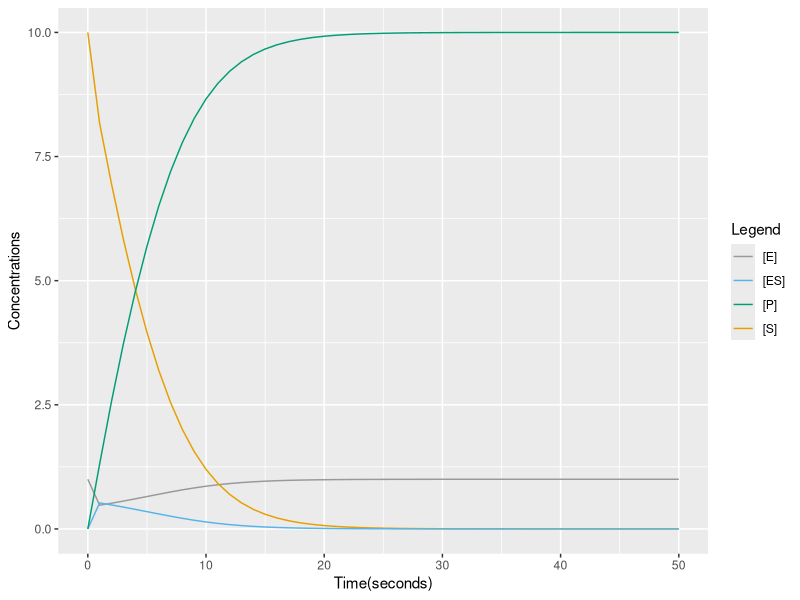
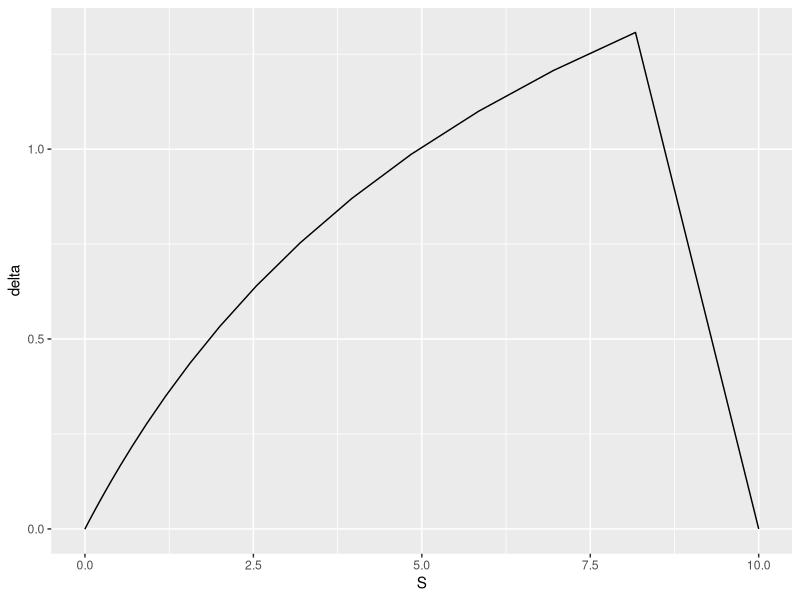

The R script that drew these images, in order:
## ---- chunk 1
library(tidyverse)
library(deSolve)
library(ggplot2)
## ---- chunk 2
E0=1
S0=10
ES0=0
P0=0
vars0<-c(E0, S0, ES0, P0)
## ---- chunk 3
k1=100/60
k2=600/60
k3=150/60
parms<-c(k1, k2, k3)
## ---- chunk 4
end.time<-50
time.seq<-seq(0,end.time,1)
## ---- chunk 5
Enzyme.model <- function(t, vars, parms){
  E<-vars[1]
  S<-vars[2]
  ES<-vars[3]
  P<-vars[4]
  
  k1<-parms[1]
  k2<-parms[2]
  k3<-parms[3]
  
  dE = k2*ES + k3*ES - k1*E*S
  dS = k2*ES - k1*E*S
  dES = k1*E*S - k2*ES - k3*ES
  dP = k3*ES
  
  return(list(c(dE, dS, dES, dP)))
}
## ---- chunk 6
Enzyme.output1<-lsoda(vars0, time.seq, Enzyme.model, parms)
colnames(Enzyme.output1)[2:5]<-c("E", "S", "ES", "P")
Enzyme.output1<-as.data.frame(Enzyme.output1)
## ---- chunk 7
colors <- c("[E]"="#999999", "[S]"="#E69F00", "[ES]"="#56B4E9", "[P]"="#009E73")

ggplot(data=Enzyme.output1,aes(x=time))+geom_line(aes(y=E,color="[E]"))+geom_line(aes(y=S,color="[S]"))+geom_line(aes(y=ES,color="[ES]"))+geom_line(aes(y=P,color="[P]"))+labs(x="Time(seconds)",y="Concentrations",color="Legend")+scale_color_manual(values = colors)
## ---- chunk 8
delta0=0
newvars0<-c(E0, S0, ES0, P0, delta0)
## ---- chunk 9
V.model <- function(t, vars, parms){
  E<-vars[1]
  S<-vars[2]
  ES<-vars[3]
  P<-vars[4]
  delta<-vars[5]
  
  k1<-parms[1]
  k2<-parms[2]
  k3<-parms[3]
  
  dE = k2*ES + k3*ES - k1*E*S
  dS = k2*ES - k1*E*S
  dES = k1*E*S - k2*ES - k3*ES
  dP = k3*ES
  delta = k3*(k1*E*S - k2*ES - k3*ES)
  #note that d(dp/dt)/dt = k3*dES/dt
  
  return(list(c(dE, dS, dES, dP, delta)))
}
## ---- chunk 10
V.output1<-lsoda(newvars0, time.seq, V.model, parms)
colnames(V.output1)[2:6]<-c("E", "S", "ES", "P", "delta")
V.output1<-as.data.frame(V.output1)
## ---- chunk 11
ggplot(data = V.output1)+geom_line(aes(x=S,y=delta))
